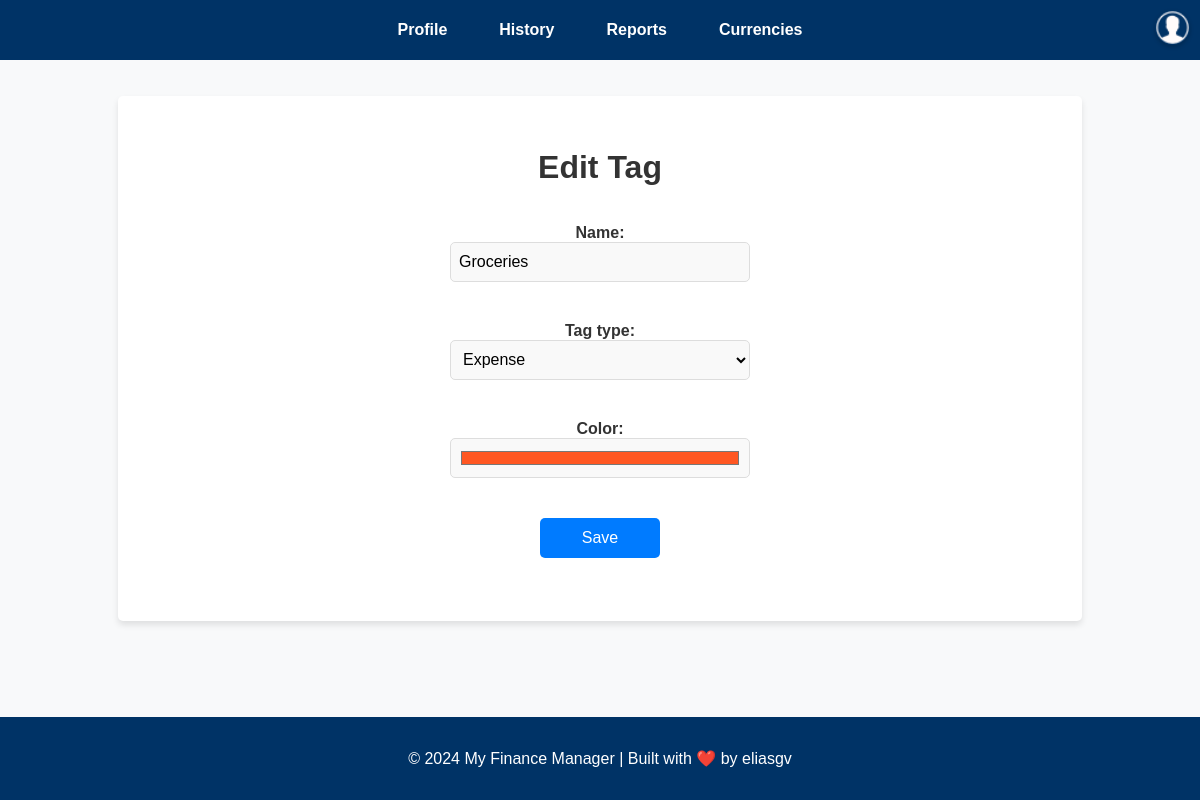
Page /tags/34/edit/ (signed in) on the earlier database version.
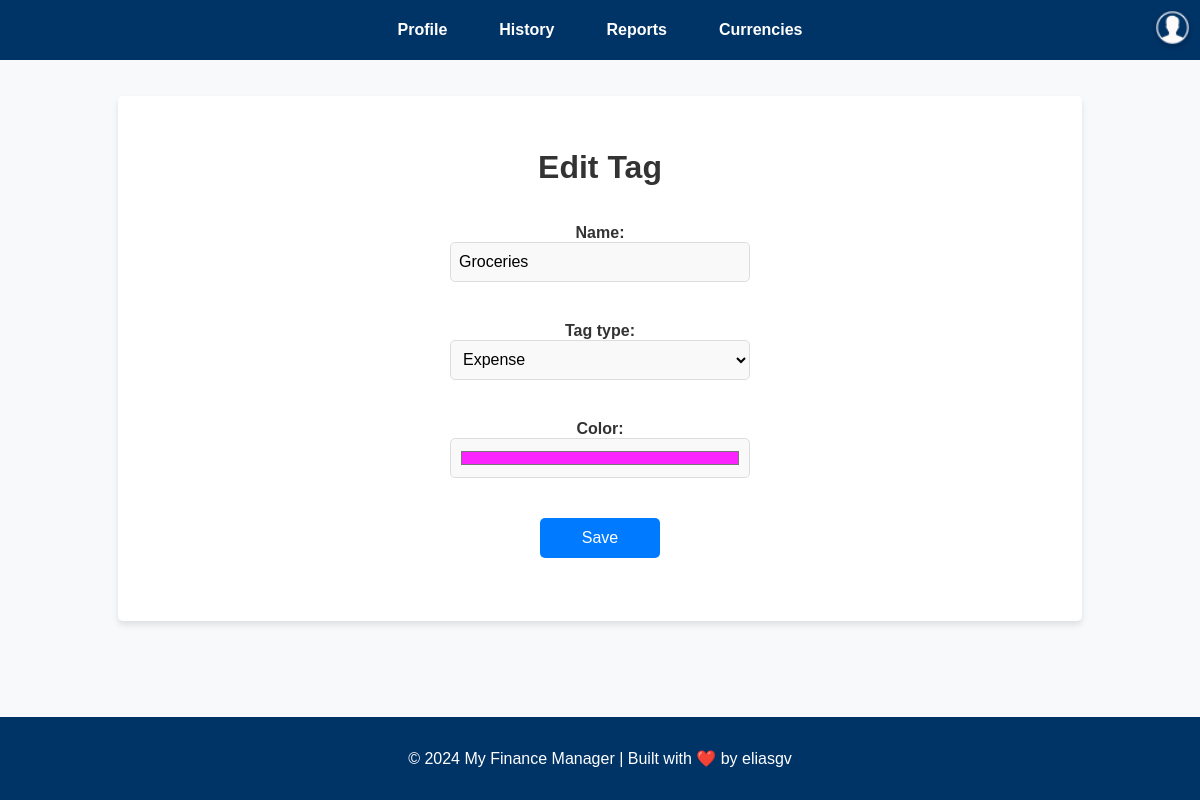
Same page on the later database version.
### tags/models.py (models this page shows, shortened)
class Tag(models.Model):
    TAG_TYPES = [
        ('income', 'Income'),
        ('expense', 'Expense'),
    ]
    user = models.ForeignKey(settings.AUTH_USER_MODEL, on_delete=models.CASCADE, related_name='tags')
    name = models.CharField(max_length=50)
    tag_type = models.CharField(max_length=7, choices=TAG_TYPES)
    color = models.CharField(max_length=7, default="#FFFFFF")
    class Meta:
        unique_together = ('user', 'name')

### tags/views.py (the view)
# urls.py: path('<int:tag_id>/edit/', views.edit_tag, name='edit_tag'),
@login_required
def edit_tag(request, tag_id):
    tag = get_object_or_404(Tag, id=tag_id, user=request.user)
    if request.method == 'POST':
        form = TagForm(request.POST, instance=tag)
        if form.is_valid():
            form.save()
            return redirect('tags:list_tags')
    else:
        form = TagForm(instance=tag)
    return render(request, 'tags/form_tag.html', {'form': form})

### tags/forms.py
class TagForm(forms.ModelForm):
    class Meta:
        model = Tag
        fields = ['name', 'tag_type', 'color']
        widgets = {
            'name': forms.TextInput(attrs={'placeholder': 'Tag Name'}),
            'tag_type': forms.Select(attrs={'class': 'tag-type-select'}),
            'color': forms.TextInput(attrs={'type': 'color'}),
        }

### templates/tags/form_tag.html (shortened to what this page needs)
{% extends 'base.html' %}
{% block content %}
<div class="form-container">
    <h1 class="form-title">
        {{ form.instance.id|yesno:"Edit Tag,Create Tag" }}
    </h1>
    <form method="post" class="tag-form">
        <div class="form-fields">
            {{ form.as_p }}
        </div>
        <div class="form-actions">
            <button type="submit" class="btn btn-primary">Save</button>
        </div>
    </form>
</div>
{% endblock %}

Differences in the rows shown:
changed Tag "Edit Tag": color "#ff5722" → "#fb24ff"
